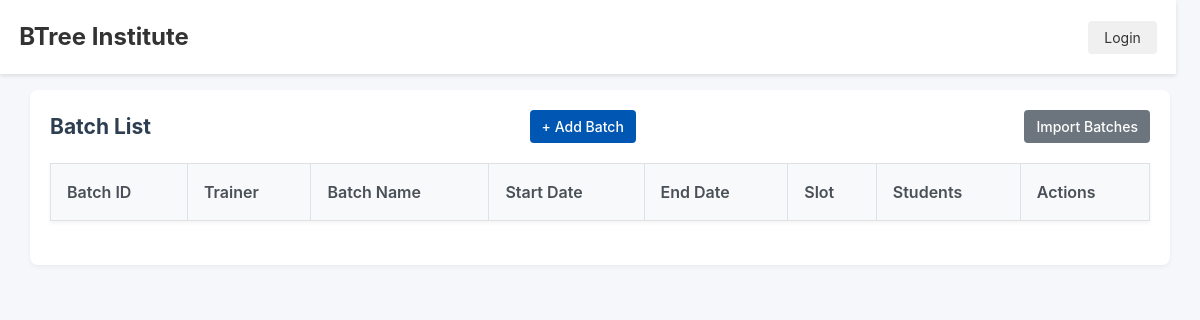
Page /batches/ on the earlier database version.
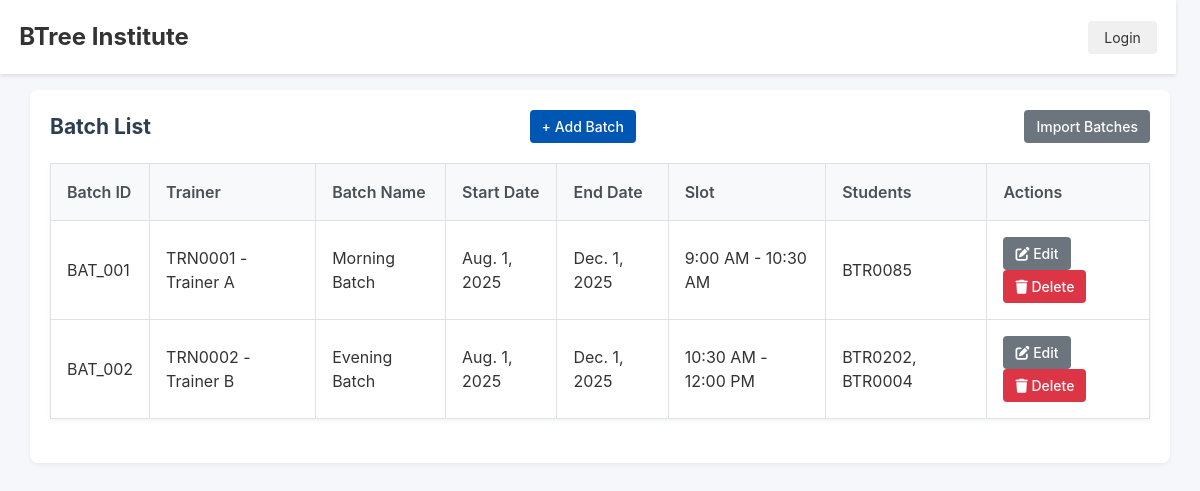
Same page on the later database version.
### batchdb/models.py (models this page shows, shortened)
class Batch(models.Model):
    SLOT_CHOICES = [
        ('9-10.30', '9:00 AM - 10:30 AM'),
        ('10.30-12', '10:30 AM - 12:00 PM'),
        ('12-1.30', '12:00 PM - 1:30 PM'),
        ('3-4.30', '3:00 PM - 4:30 PM'),
        ('4.30-6', '4:30 PM - 6:00 PM'),
    ]
    batch_id = models.CharField(max_length=50, unique=True, blank=True)
    batch_name = models.CharField(max_length=100)
    trainer = models.ForeignKey(Trainer, on_delete=models.SET_NULL, null=True)
    start_date = models.DateField()
    end_date = models.DateField()
    slot = models.CharField(max_length=20, choices=SLOT_CHOICES)
    students = models.ManyToManyField('studentsdb.Student', related_name='batches')

### trainersdb/models.py (models this page shows, shortened)
class Trainer(models.Model):
    TRAINER_TYPE_CHOICES = [
        ('FT', 'Full Time'),
        ('FL', 'Freelancer'),
    ]
    trainer_id = models.CharField(max_length=10, unique=True, blank=True)
    name = models.CharField(max_length=100)
    phone = models.CharField(max_length=15)
    email = models.EmailField()
    address = models.TextField(blank=True, null=True)
    date_of_birth = models.DateField(blank=True, null=True)
    date_of_joining = models.DateField(auto_now_add=True, null=True)
    trainer_type = models.CharField(max_length=2, choices=TRAINER_TYPE_CHOICES)
    stack = models.CharField(max_length=200)
    def __str__(self):
        return f"{self.trainer_id} - {self.name}"

### studentsdb/models.py (models this page shows, shortened)
class Student(models.Model):
    MODE_CHOICES = [
        ('ON', 'Online'),
        ('OFF', 'Offline'),
    ]
    WEEK_TYPE = [
        ('WD', 'Weekday'),
        ('WE', 'Weekend'),
    ]
    student_id = models.CharField(max_length=10, unique=True, blank=True)
    first_name = models.CharField(max_length=100)
    last_name = models.CharField(max_length=100)
    date_of_birth = models.DateField(null=True, blank=True)
    phone = models.CharField(max_length=15)
    alternative_phone = models.CharField(max_length=15, null=True, blank=True)
    email = models.EmailField()
    trainer = models.ForeignKey('trainersdb.Trainer', on_delete=models.SET_NULL, null=True, blank=True)
    join_date = models.DateField(default=timezone.now)
    start_date = models.DateField(blank=True, null=True)
    tentative_end_date = models.DateField(blank=True, null=True)
    course_percentage = models.FloatField(default=0)
    pl_required = models.BooleanField(default=False)
    source_of_joining = models.ForeignKey(SourceOfJoining, on_delete=models.SET_NULL, null=True, blank=True)
    mode_of_class = models.CharField(max_length=3, choices=MODE_CHOICES)
    week_type = models.CharField(max_length=2, choices=WEEK_TYPE)
    consultant = models.ForeignKey(Consultant, on_delete=models.SET_NULL, null=True, blank=True)

### batchdb/views.py (the view)
# urls.py: path('', batch_list, name='batch_list'),
def batch_list(request):
    batches = Batch.objects.all()
    return render(request, 'batchdb/batch_list.html', {'batches': batches})

### templates/batchdb/batch_list.html
{% extends "base.html" %}
{% block content %}
<div class="card">
    <div style="display: flex; justify-content: space-between; align-items: center; margin-bottom: 20px;">
        <h2>Batch List</h2>
        <a href="{% url 'create_batch' %}" class="btn">+ Add Batch</a>
        <a href="{% url 'import_batches' %}" class="btn btn-secondary" style="margin-left: 10px;">Import Batches</a>
    </div>
    <table>
    <thead>
        <tr>
            <th>Batch ID</th>
            <th>Trainer</th>
            <th>Batch Name</th>
            <th>Start Date</th>
            <th>End Date</th>
            <th>Slot</th>
            <th>Students</th>
            <th>Actions</th>
        </tr>
    </thead>
    <tbody>
        {% for batch in batches %}
        <tr>
            <td>{{ batch.batch_id }}</td>
            <td>{{ batch.trainer }}</td>
            <td>{{ batch.batch_name }}</td>
            <td>{{ batch.start_date }}</td>
            <td>{{ batch.end_date }}</td>
            <td>{{ batch.get_slot_display }}</td>
            <td>
                {% if batch.students.all %}
                    {% for student in batch.students.all %}
                        {{ student.student_id }}{% if not forloop.last %}, {% endif %}
                    {% endfor %}
                {% else %}
                    No students assigned
                {% endif %}
            </td>
            <td>
                <a href="{% url 'update_batch' batch.pk %}" class="btn btn-secondary"><i class="fas fa-edit"></i> Edit</a>
                <a href="{% url 'delete_batch' batch.pk %}" class="btn btn-danger"><i class="fas fa-trash"></i> Delete</a>
            </td>
        </tr>
        {% endfor %}
    </tbody>
    </table>
</div>
{% endblock %}

### templates/base.html (shortened to what this page needs)
<!DOCTYPE html>
<html>
<head>
    {% load static %}
    <link rel="stylesheet" href="{% static 'css/theme.css' %}">
    <link rel="stylesheet" href="https://cdnjs.cloudflare.com/ajax/libs/font-awesome/6.0.0-beta3/css/all.min.css">
</head>
<body>
    {% include 'includes/navbar.html' %}
    <div class="main-container">
        <div class="content-container" {% if not user.is_authenticated %}style="margin-left: 0;"{% endif %}>
            {% block content %}{% endblock %}
        </div>
    </div>
</body>
</html>

### templates/includes/navbar.html
<nav style="background-color: #ffffff; padding: 1.2rem; box-shadow: 0 2px 4px rgba(0,0,0,0.1); position: fixed; width: 98%; top: 0; z-index: 1000; display: flex; justify-content: space-between; align-items: center;">
    <div class="logo" style="font-size: 1.5rem; font-weight: bold;">
        <a href="/" style="text-decoration: none; color: #333;">BTree Institute</a>
    </div>
    <div class="auth-buttons">
        {% if user.is_authenticated %}
            <span style="margin-right: 1rem;">Welcome, {{ user.name }}</span>
            <a href="{% url 'logout' %}" style="padding: 0.5rem 1rem; background-color: #f0f0f0; border-radius: 4px; color: #333; text-decoration: none;">Logout</a>
        {% else %}
            <a href="{% url 'login' %}" style="padding: 0.5rem 1rem; background-color: #f0f0f0; border-radius: 4px; color: #333; text-decoration: none;">Login</a>
        {% endif %}
    </div>
</nav>

### static/css/theme.css (style rules this page uses)
:root { --primary-blue: #0056b3; --primary-light: #e6f0ff; --secondary-blue: #003d99; --text-primary: #333333; --text-secondary: #666666; --background-light: #ffffff; --background-grey: #f5f7fa; --border-color: #e1e4e8; --success-color: #28a745; --danger-color: #dc3545; --warning-color: #ffc107; --info-color: #17a2b8; }
* { margin: 0; padding: 0; box-sizing: border-box; font-family: 'SF Pro Display', -apple-system, BlinkMacSystemFont, 'Segoe UI', Roboto, sans-serif; }
body { background-color: var(--background-grey); color: var(--text-primary); font-size: 14px; line-height: 1.5; min-height: 100vh; }
.main-container { display: flex; min-height: 100vh; padding-top: 60px; }
.content-container { flex: 1; margin-left: 250px; padding: 30px; overflow-x: auto; }
a { text-decoration: none; color: #007bff; transition: color 0.2s; }
h1, h2, h3, h4, h5, h6 { color: #2c3e50; }
table { width: 100%; border-collapse: collapse; margin-bottom: 1.5rem; background-color: #fff; box-shadow: 0 2px 4px rgba(0,0,0,0.05); }
th, td { padding: 1rem; border: 1px solid #dee2e6; text-align: left; font-size: 16px; }
th { background-color: #f8f9fa; font-weight: 600; color: #495057; }
button, input[type='submit'], .btn { padding: 6px 12px; background-color: var(--primary-blue); border: none; border-radius: 4px; cursor: pointer; color: #fff; font-size: 14px; font-weight: 500; transition: background-color 0.2s; display: inline-block; text-align: center; }
.btn-danger { background-color: #dc3545; }
.btn-secondary { background-color: #6c757d; }
.card { background-color: var(--background-light); border-radius: 8px; box-shadow: 0 1px 3px rgba(0,0,0,0.1); padding: 1.5rem; margin-bottom: 1.5rem; background: #fff; padding: 20px; border-radius: 8px; box-shadow: 0 2px 4px rgba(0,0,0,0.05); margin-bottom: 20px; }

Differences in the rows shown:
added Batch: batch_id "BAT_001", trainer "TRN0001 - Trainer A", batch_name "Morning Batch", start_date "Aug. 1, 2025", end_date "Dec. 1, 2025", slot "9:00 AM - 10:30 AM"
added Student: student_id "BTR0085", shown under "BAT_001"
added Batch: batch_id "BAT_002", trainer "TRN0002 - Trainer B", batch_name "Evening Batch", start_date "Aug. 1, 2025", end_date "Dec. 1, 2025", slot "10:30 AM - 12:00 PM"
added Student: student_id "BTR0202", shown under "BAT_002"
added Student: student_id "BTR0004", shown under "BAT_002"
